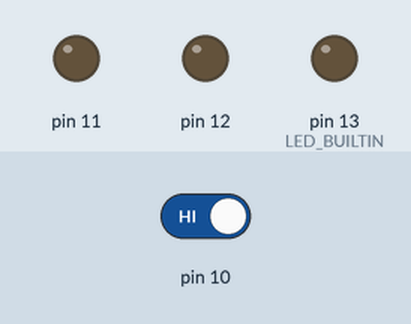
Recording of a sketch running on a simulated Arduino Uno, built with avr-gcc and run on an emulated ATmega328P. On the bench: output pins drawn as LEDs (lit = HIGH). Inputs (shaded band) come from the test bench; at power-on: pin 10 HIGH.

Above: at 1.2 s.
1.3 s: pin 10 driven LOW
At 2.0 s:
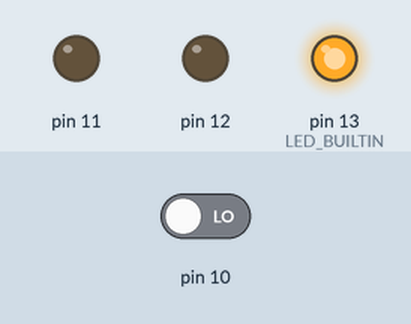
At 12.0 s:
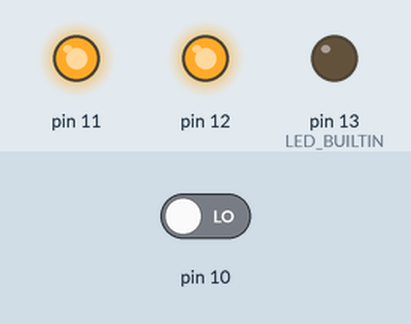
Timing chart, 0 to 26.8 s (numbered marks = the images above; inputs shaded):
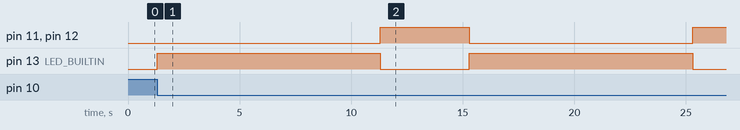

Measured:
- after the input at 1.3 s, pin 11, pin 12: LOW → HIGH after 10.0 s, → LOW 4.0 s later, → HIGH 10.0 s later; pin 13 (LED_BUILTIN): alternates HIGH for 10.0 s and LOW for 4.0 s, starting at once

The sketch:

ardu-13.ino
```cpp
// C++ code
//
void setup()
{
  pinMode(10, INPUT);
  pinMode(LED_BUILTIN, OUTPUT);
  pinMode(12, OUTPUT);
  pinMode(11, OUTPUT);
}

void loop()
{
  if (digitalRead(10) == LOW) {
    //en esta etapa añdimos a condicion que vai a seguir o noso circuito para funcionar
    //si esta mesma non se cumple o circuito non traballa,a codicion e ter o pin 10(pulsador)en baixa

    digitalWrite(LED_BUILTIN, HIGH);
    digitalWrite(12, LOW);
    digitalWrite(11, LOW);
    delay(10000); // Wait for 10000 millisecond(s)
    //en esta etapa os leds dos pins 12,11 estan apagados xa que o pin 13 esta funcionando
    //e estes dous traballan de forma pralela a el

    digitalWrite(11, HIGH);
    digitalWrite(12, HIGH);
    digitalWrite(LED_BUILTIN, LOW);
    delay(4000); // Wait for 4000 millisecond(s)
    //ahora como o led do pin 13 vai estar apagado permitimos que funcionen os pins 12 e 11

  }
}
```
